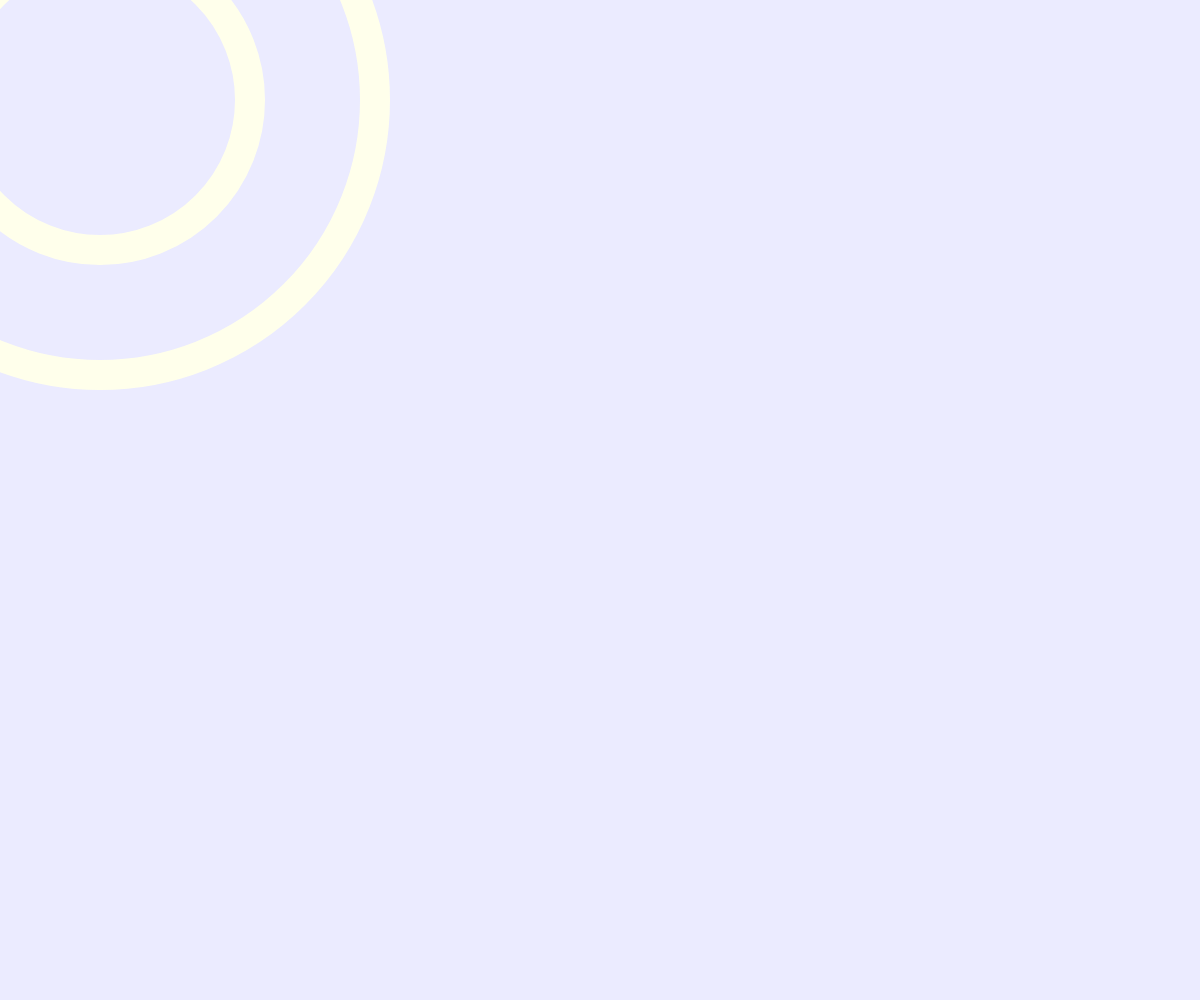
Frame 1 (no input)
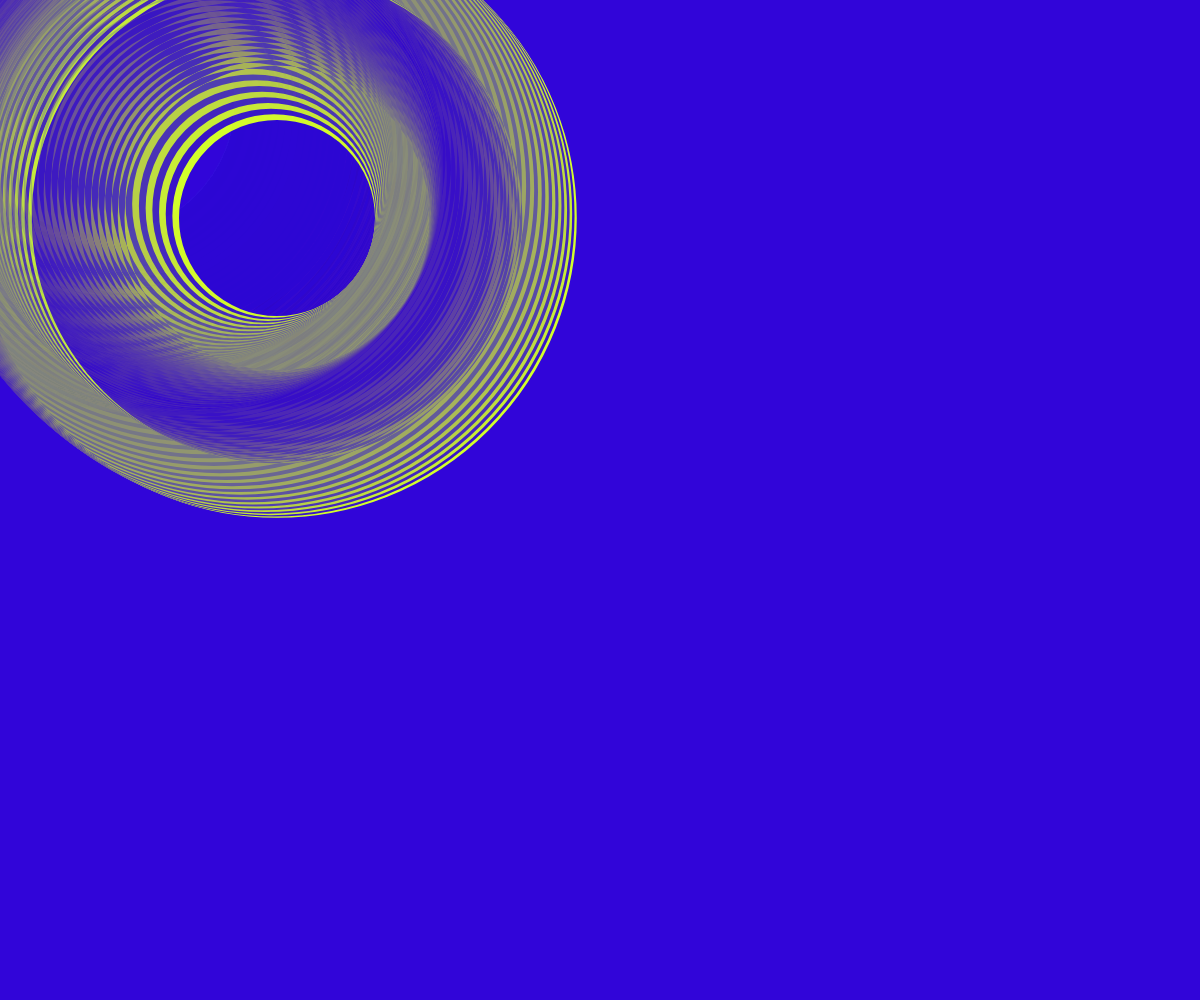
Frame 60 (no input)
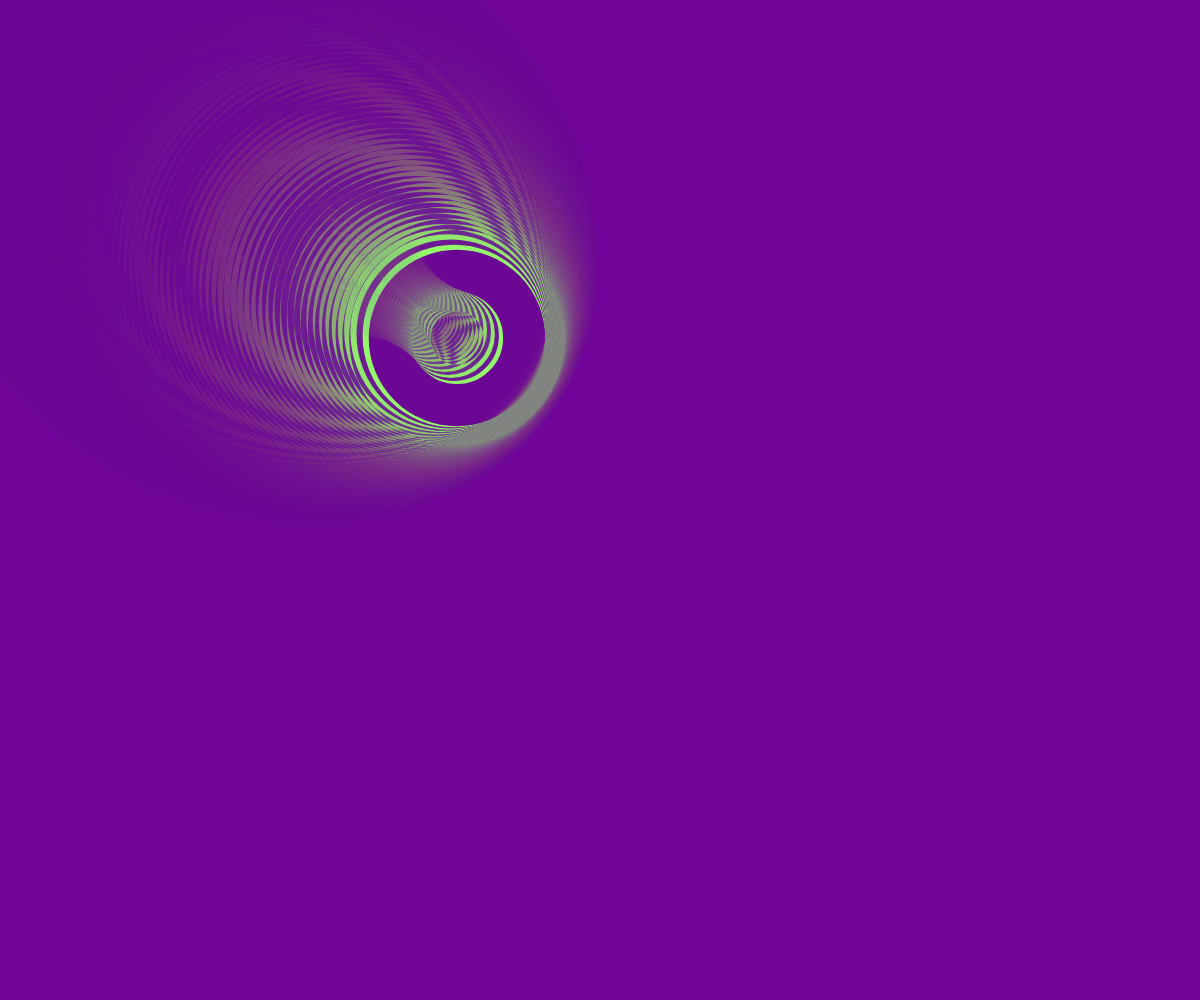
Frame 120 (the mouse pressed at the canvas centre since frame 60)

The p5.js sketch that drew these frames (run headless with seeded random() and noise() and a simulated clock; from frame 60 on, the mouse is pressed at the canvas centre):

// p5.js sketch
// ── sketch.js
let angle = 0;
let cval = 0;
let direction = 1; 
let xpos = 100,
  ypos = 100;
let xSpeed = 3, ySpeed = 2;

function setup() {
  createCanvas(windowWidth, windowHeight);
  noFill();
  stroke(255);
}

function windowResized() {
  resizeCanvas(windowWidth, windowHeight);
}

function draw() {
  blendMode(BLEND);
  background(cval, 0, 255 - cval, 20);
  blendMode(EXCLUSION);

  // Update color over time
  // Update cval smoothly between 0 and 255
  cval += direction;
  if (cval >= 255 || cval <= 0) {
    direction *= -1; // Reverse direction when hitting limits
  }

  let minDimension = min(width, height);

  let amount1 = sin(angle) / 2 + 0.6;
  let amount2 = cos(angle) / 2 + 0.6;
  let speed = 1;

  let thickness = (minDimension / 20) * amount1;
  strokeWeight(thickness);

  // change diameter based on amount as well
  let diam1 = (minDimension / 2) * amount1;
  let diam2 = (minDimension / 2) * amount2;
  stroke(255);

  // Bounce off walls
  if (xpos >= width || xpos <= 0) {
    xSpeed *= -1; // Reverse X direction
  }
  if (ypos >= height || ypos <= 0) {
    ySpeed *= -1; // Reverse Y direction
  }

  
  circle(xpos, ypos, diam1);
  circle(xpos, ypos, diam2);

  angle += 0.03;
  xpos += xSpeed;
  ypos += ySpeed;
}
